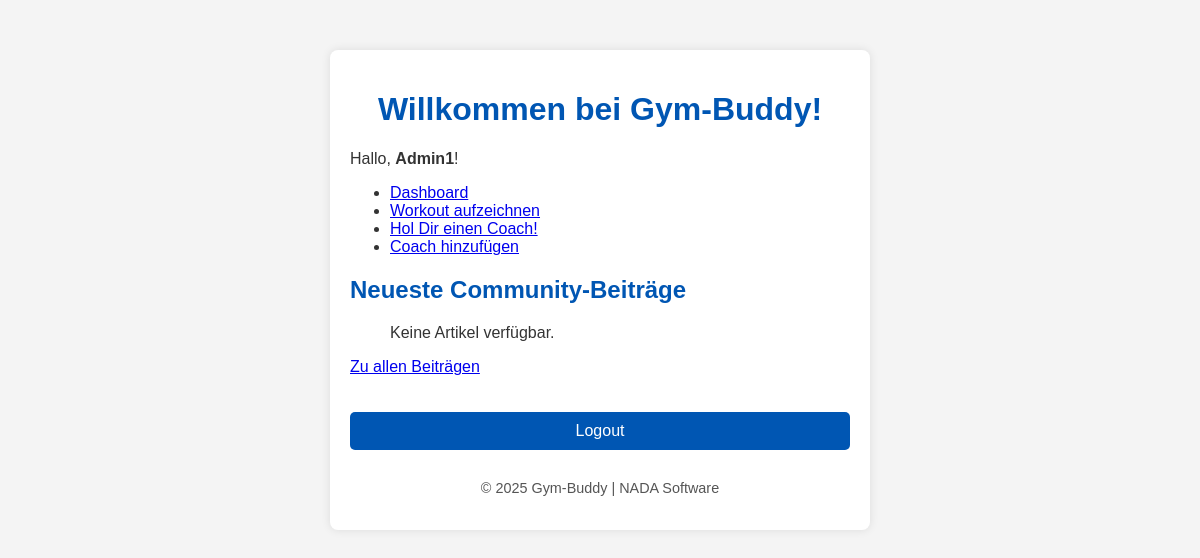
/ (signed in), run on an earlier commit of the app's database.
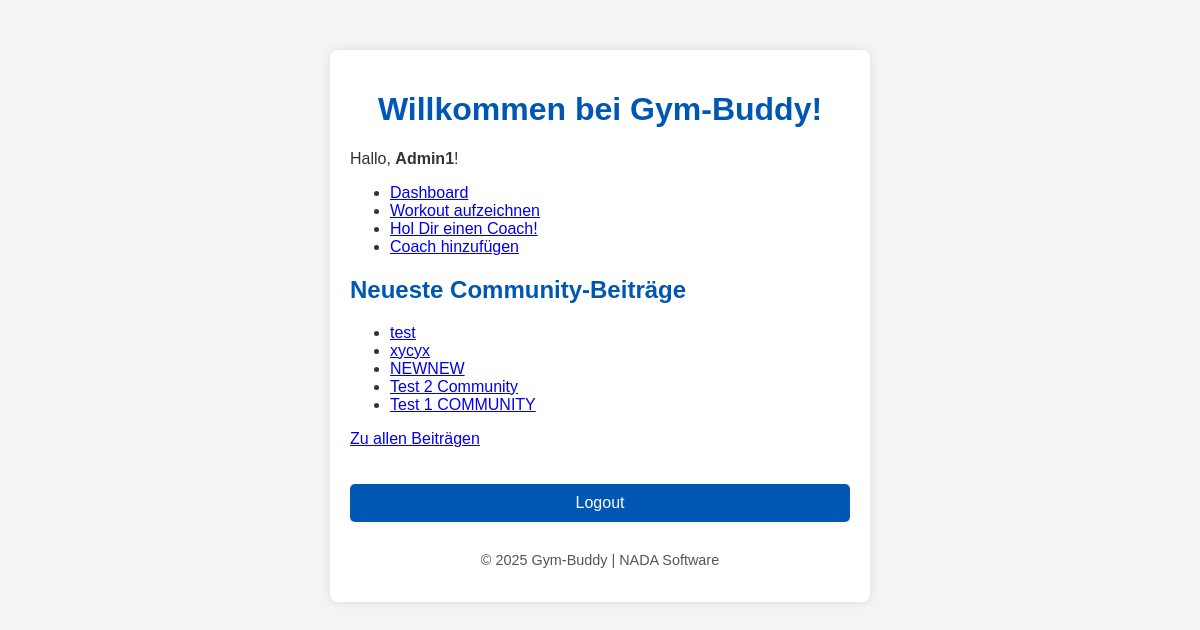
And on a later commit of the database.
### gymbuddy/models.py (models this page shows, shortened)
class Article(models.Model):
    title = models.CharField(
        max_length=_TITLE_MAX_LENGTH,
        validators=[
            MinLengthValidator(
                _TITLE_MIN_LENGTH,
                message=f"Titel ist zu kurz (min. {_TITLE_MIN_LENGTH} Zeichen).",
            ),
        ],
    )
    content = models.TextField(
        validators=[
            MinLengthValidator(
                _CONTENT_MIN_LENGTH,
                message=f"Inhalt ist zu kurz (min. {_CONTENT_MIN_LENGTH} Zeichen).",
            ),
            MaxLengthValidator(
                _CONTENT_MAX_LENGTH,
                message=f"Inhalt ist zu lang (max. {_CONTENT_MAX_LENGTH} Zeichen).",
            ),
        ]
    )
    created_at = models.DateTimeField(auto_now_add=True)

### gymbuddy/views.py (the view)
# urls.py: path("", views.homepage, name="homepage"),
def homepage(request):
    articles = Article.objects.all().order_by('-id')[:5]
    is_admin = request.user.is_authenticated and request.user.groups.filter(name="Admin").exists()
    return render(request, "homepage.html", {"articles": articles, "is_admin": is_admin})

### gymbuddy/templates/homepage.html (shortened to what this page needs)
{% load static %}
<!DOCTYPE html>
<html lang="de">
<head>
    <link rel="stylesheet" href="{% static 'style.css' %}">
</head>
<body>
    <div class="container">
        <header class="text-center">
            <h1>Willkommen bei Gym-Buddy!</h1>
        </header>
        {% if user.is_authenticated %}
            <p class="text-center">Hallo, <strong>{{ user.username }}</strong>!</p>
            <nav>
                <ul class="nav-list">
                    <li><a href="{% url 'dashboard' %}">Dashboard</a></li>
                    <li><a href="{% url 'workout_create' %}">Workout aufzeichnen</a></li>
                    <li><a href="{% url 'all_coach' %}">Hol Dir einen Coach!</a></li>
                    {% if is_admin %}
                        <li><a href="{% url 'coach_create' %}">Coach hinzufügen</a></li>
                    {% endif %}
                </ul>
            </nav>
            <section>
                <h2>Neueste Community-Beiträge</h2>
                <ul class="article-list">
                    {% for article in articles %}
                        <li>
                            <a href="{% url 'article_detail' article.pk %}">{{ article.title }}</a>
                        </li>
                    {% empty %}
                        <p>Keine Artikel verfügbar.</p>
                    {% endfor %}
                </ul>
                <p class="text-center mt-2"><a href="{% url 'all_community' %}">Zu allen Beiträgen</a></p>
            </section>
            <form method="post" action="{% url 'logout' %}" class="logout-form">
                <button type="submit" class="logout-button">Logout</button>
            </form>
        {% else %}
            <p class="text-center">
                Welcome! Bitte <a href="{% url 'login' %}">logge dich ein</a> oder
                <a href="{% url 'register' %}">registriere dich</a>, um alle Funktionen zu nutzen.
            </p>
        {% endif %}
        <footer>
            <p>&copy; 2025 Gym-Buddy | NADA Software</p>
        </footer>
    </div>
</body>
</html>

What changed in the data, as far as the page shows it:
added Article: title "test"
added Article: title "xycyx"
added Article: title "NEWNEW"
added Article: title "Test 2 Community"
added Article: title "Test 1 COMMUNITY"
Also different on the page:
text no longer shown: "Keine Artikel verfügbar."
